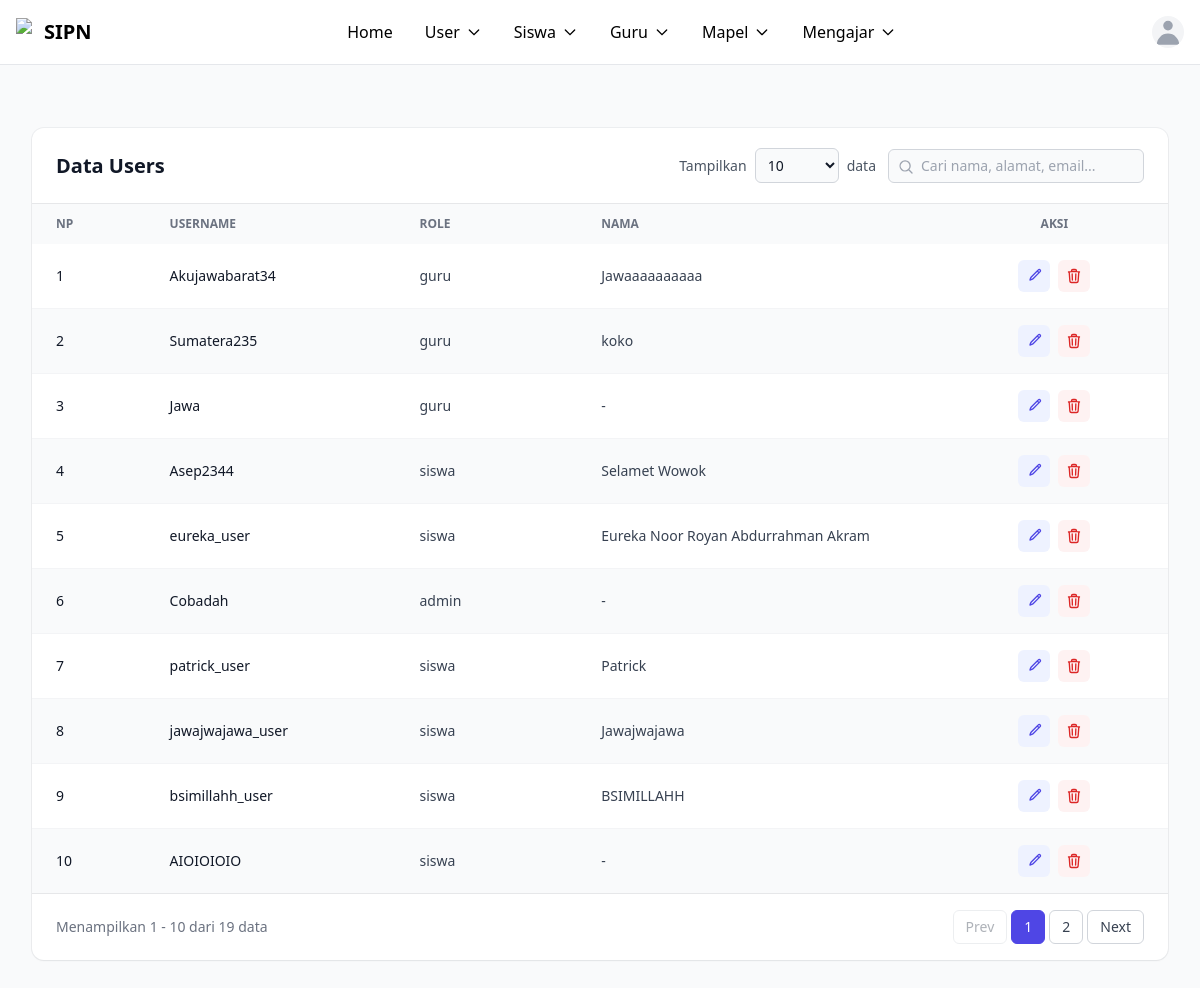
The page /table.php (signed in) on the database its author committed.
### tables this page shows
CREATE TABLE `users` (
  `id` int NOT NULL,
  `username` varchar(50) NOT NULL,
  `password` varchar(255) NOT NULL,
  `role` enum('admin','guru','siswa') NOT NULL,
  `created_at` timestamp NOT NULL
);

### auth.php (called while the page is built, shortened)
<?php
function current_user(): ?array
{
    return isset($_SESSION['user']) && is_array($_SESSION['user']) ? $_SESSION['user'] : null;
}
?>

### table.php (the view, shortened to what this page needs)
<?php require_once __DIR__ . '/auth.php'; require_admin(); ?>
<!DOCTYPE html>
<html lang="en">
<head>
  <script src="https://cdn.tailwindcss.com"></script>
</head>
<body class="bg-gray-50 antialiased">
<?php
include "navbar.php";
include __DIR__ . "/kon.php";
$data = [];
$sql = "SELECT
            u.id,
            u.username,
            u.role,
            COALESCE(s.nama, g.nama, '-') AS nama
        FROM users u
        LEFT JOIN siswa s ON u.id = s.users_id
        LEFT JOIN guru g ON u.id = g.user_id
        ORDER BY u.id DESC";
$hasil = mysqli_query($conn, $sql);
while ($row = mysqli_fetch_assoc($hasil)) {
    $data[] = $row;
}
?>
<main class="mx-auto max-w-7xl px-4 pt-32 pb-10 sm:px-6 lg:px-8">
    <div class="bg-white shadow-sm ring-1 ring-gray-900/5 rounded-xl">
        <div class="flex flex-col gap-3 px-6 py-5 border-b border-gray-900/10 sm:flex-row sm:items-center sm:justify-between">
            <h1 class="text-xl font-bold text-gray-900">Data Users</h1>
            <div class="flex flex-col gap-3 sm:flex-row sm:items-center">
                <div class="flex items-center gap-2">
                    <label for="showEntries" class="text-sm text-gray-600 whitespace-nowrap">Tampilkan</label>
                    <select id="showEntries" class="rounded-md bg-gray-50 border border-gray-300 text-sm text-gray-900 px-2 py-1.5 outline-none focus:ring-2 focus:ring-indigo-600">
                        <option value="10" selected>10</option>
                    </select>
                    <span class="text-sm text-gray-600 whitespace-nowrap">data</span>
                </div>
                <div class="relative">
                    <svg class="absolute left-2.5 top-2.5 size-4 text-gray-400" fill="none" viewBox="0 0 24 24" stroke-width="2" stroke="currentColor"><path stroke-linecap="round" stroke-linejoin="round" d="m21 21-5.2-5.2m0 0a7.5 7.5 0 1 0-10.6-10.6 7.5 7.5 0 0 0 10.6 10.6Z" /></svg>
                    <input id="searchInput" type="text" placeholder="Cari nama, alamat, email..." class="w-full sm:w-64 rounded-md bg-gray-50 border border-gray-300 pl-8 pr-3 py-1.5 text-sm text-gray-900 outline-none focus:ring-2 focus:ring-indigo-600">
                </div>
            </div>
        </div>
        <div class="relative overflow-x-auto">
            <table class="w-full min-w-[720px] table-fixed text-sm text-left text-gray-700">
                <colgroup>
                    <col class="w-[10%]">
                    <col class="w-[22%]">
                    <col class="w-[16%]">
                    <col class="w-[32%]">
                    <col class="w-[20%]">
                </colgroup>
                <thead class="bg-gray-50 text-xs uppercase text-gray-500">
                    <tr>
                        <th scope="col" class="px-6 py-3 font-semibold">Np</th>
                        <th scope="col" class="px-6 py-3 font-semibold">Username</th>
                        <th scope="col" class="px-6 py-3 font-semibold">Role</th>
                        <th scope="col" class="px-6 py-3 font-semibold">Nama</th>
                        <th scope="col" class="px-6 py-3 font-semibold text-center">Aksi</th>
                    </tr>
                </thead>
                <tbody id="tableBody" class="divide-y divide-gray-100">
                    <?php
                    $no = 1;
                    foreach ($data as $user):
                    ?>
                    <tr class="odd:bg-white even:bg-gray-50 hover:bg-indigo-50/60 transition-colors">
                        <td class="px-6 py-4 font-medium text-gray-900"><?php echo $no++; ?></td>
                        <td class="px-6 py-4 font-medium text-gray-900 truncate" title="<?php echo ($user['username'] ?? ''); ?>"><?php echo ($user['username'] ?? ''); ?></td>
                        <td class="px-6 py-4 whitespace-nowrap"><?php echo ($user['role'] ?? ''); ?></td>
                        <td class="px-6 py-4 truncate" title="<?php echo ($user['nama'] ?? ''); ?>"><?php echo ($user['nama'] ?? ''); ?></td>
                        <td class="px-6 py-4">
                            <div class="flex items-center justify-center gap-2">
                                <a href="edit.php?id=<?php echo $user['id']; ?>&page=table.php" title="Edit" aria-label="Edit"
                                   class="inline-flex items-center justify-center size-8 rounded-md bg-indigo-50 text-indigo-600 hover:bg-indigo-600 hover:text-white transition-colors">
                                    <svg class="size-4" fill="none" viewBox="0 0 24 24" stroke-width="2" stroke="currentColor">
                                        <path stroke-linecap="round" stroke-linejoin="round" d="m16.862 4.487 1.687-1.688a1.875 1.875 0 1 1 2.652 2.652L10.582 16.07a4.5 4.5 0 0 1-1.897 1.13L6 18l.8-2.685a4.5 4.5 0 0 1 1.13-1.897l8.932-8.931Zm0 0L19.5 7.125" />
                                    </svg>
                                </a>
                                <a href="delete.php?id=<?php echo $user['id']; ?>&page=table.php" title="Hapus" aria-label="Hapus"
                                   onclick="return confirm('Yakin ingin menghapus data ini?')"
                                   class="inline-flex items-center justify-center size-8 rounded-md bg-red-50 text-red-600 hover:bg-red-600 hover:text-white transition-colors">
                                </a>
                            </div>
                        </td>
                    </tr>
                    <?php endforeach; ?>
                </tbody>
            </table>
        </div>
        <div class="flex flex-col gap-3 px-6 py-4 border-t border-gray-900/10 sm:flex-row sm:items-center sm:justify-between">
            <p id="entriesInfo" class="text-sm text-gray-500"></p>
            <div id="paginationControls" class="flex items-center gap-1"></div>
        </div>
    </div>
</main>
</body>
</html>

### navbar.php (shortened to what this page needs)
<?php
require_once __DIR__ . '/auth.php';
$currentUser = current_user();
?>
<!DOCTYPE html>
<html lang="en">
<head>
  <script src="https://cdn.tailwindcss.com"></script>
</head>
<body>
<nav class="bg-white fixed w-full z-20 top-0 start-0 border-b border-default">
    <div class="flex flex-wrap justify-between items-center mx-auto max-w-screen-xl p-4">
        <a href="table.php" class="flex items-center space-x-3 rtl:space-x-reverse">
            <img src="https://encrypted-tbn0.gstatic.com/images?q=tbn:ANd9GcRdGVkppsfwNB0d2JxYA8hfHtTQQd_tcevK1KQzO6m7yQ&s" class="h-7" />
            <span class="self-center text-xl font-semibold whitespace-nowrap text-heading">SIPN</span>
        </a>
        <div class="flex items-center order-2 space-x-3 md:order-3 rtl:space-x-reverse">
            <button type="button" class="flex text-sm bg-neutral-primary rounded-full focus:ring-4 focus:ring-neutral-tertiary" id="user-menu-button" aria-expanded="false" data-dropdown-toggle="user-dropdown" data-dropdown-placement="bottom">
                <svg class="w-8 h-8 rounded-full text-gray-400 bg-gray-100" aria-hidden="true" xmlns="http://www.w3.org/2000/svg" fill="currentColor" viewBox="0 0 20 20">
                    <path fill-rule="evenodd" d="M10 9a3 3 0 1 0 0-6 3 3 0 0 0 0 6Zm-7 9a7 7 0 1 1 14 0H3Z" clip-rule="evenodd"/>
                </svg>
            </button>
        </div>
        <div id="navbar-menu" class="items-center justify-between hidden w-full md:flex md:w-auto md:order-1">
            <ul class="flex flex-col mt-4 font-medium md:flex-row md:mt-0 md:space-x-8 rtl:space-x-reverse">
                <?php if ($currentUser && $currentUser['role'] === 'admin'): ?>
                <li><a href="table.php" class="block py-2 px-3 text-heading hover:text-fg-brand border-b border-light hover:bg-neutral-secondary-soft md:hover:bg-transparent md:border-0 md:hover:text-fg-brand md:p-0" aria-current="page">Home</a></li>
                <?php endif; ?>
                <?php if ($currentUser && $currentUser['role'] === 'admin'): ?>
                <li>
                    <button id="dropdownUserButton" data-dropdown-toggle="dropdownUser" type="button" class="flex items-center justify-between w-full py-2 px-3 font-medium text-heading border-b border-light md:w-auto hover:bg-neutral-secondary-soft md:hover:bg-transparent md:border-0 md:hover:text-fg-brand md:p-0">
                        User
                        <svg class="w-4 h-4 ms-1.5" aria-hidden="true" xmlns="http://www.w3.org/2000/svg" width="24" height="24" fill="none" viewBox="0 0 24 24"><path stroke="currentColor" stroke-linecap="round" stroke-width="2" d="m19 9-7 7-7-7"/></svg>
                    </button>
                </li>
                <li>
                    <button id="dropdownSiswaButton" data-dropdown-toggle="dropdownSiswa" type="button" class="flex items-center justify-between w-full py-2 px-3 font-medium text-heading border-b border-light md:w-auto hover:bg-neutral-secondary-soft md:hover:bg-transparent md:border-0 md:hover:text-fg-brand md:p-0">
                        Siswa
                        <svg class="w-4 h-4 ms-1.5" aria-hidden="true" xmlns="http://www.w3.org/2000/svg" width="24" height="24" fill="none" viewBox="0 0 24 24"><path stroke="currentColor" stroke-linecap="round" stroke-width="2" d="m19 9-7 7-7-7"/></svg>
                    </button>
                </li>
                <li>
                    <button id="dropdownGuruButton" data-dropdown-toggle="dropdownGuru" type="button" class="flex items-center justify-between w-full py-2 px-3 font-medium text-heading border-b border-light md:w-auto hover:bg-neutral-secondary-soft md:hover:bg-transparent md:border-0 md:hover:text-fg-brand md:p-0">
                        Guru
                        <svg class="w-4 h-4 ms-1.5" aria-hidden="true" xmlns="http://www.w3.org/2000/svg" width="24" height="24" fill="none" viewBox="0 0 24 24"><path stroke="currentColor" stroke-linecap="round" stroke-width="2" d="m19 9-7 7-7-7"/></svg>
                    </button>
                </li>
                <li>
                    <button id="dropdownMapelButton" data-dropdown-toggle="dropdownMapel" type="button" class="flex items-center justify-between w-full py-2 px-3 font-medium text-heading border-b border-light md:w-auto hover:bg-neutral-secondary-soft md:hover:bg-transparent md:border-0 md:hover:text-fg-brand md:p-0">
                        Mapel
                        <svg class="w-4 h-4 ms-1.5" aria-hidden="true" xmlns="http://www.w3.org/2000/svg" width="24" height="24" fill="none" viewBox="0 0 24 24"><path stroke="currentColor" stroke-linecap="round" stroke-linejoin="round" stroke-width="2" d="m19 9-7 7-7-7"/></svg>
                    </button>
                </li>
                <li>
                    <button id="dropdownMengajarButton" data-dropdown-toggle="dropdownMengajar" type="button" class="flex items-center justify-between w-full py-2 px-3 font-medium text-heading border-b border-light md:w-auto hover:bg-neutral-secondary-soft md:hover:bg-transparent md:border-0 md:hover:text-fg-brand md:p-0">
                        Mengajar
                        <svg class="w-4 h-4 ms-1.5" aria-hidden="true" xmlns="http://www.w3.org/2000/svg" width="24" height="24" fill="none" viewBox="0 0 24 24"><path stroke="currentColor" stroke-linecap="round" stroke-width="2" d="m19 9-7 7-7-7"/></svg>
                    </button>
                </li>
                <?php endif; ?>
            </ul>
        </div>
    </div>
</nav>
</body>
</html>

### rows shown on the page
users: username "Akujawabarat34", role "guru", nama "Jawaaaaaaaaaa"
users: username "Sumatera235", role "guru", nama "koko"
users: username "Jawa", role "guru", nama "-"
users: username "Asep2344", role "siswa", nama "Selamet Wowok"
users: username "eureka_user", role "siswa", nama "Eureka Noor Royan Abdurrahman Akram"
users: username "Cobadah", role "admin", nama "-"
users: username "patrick_user", role "siswa", nama "Patrick"
users: username "jawajwajawa_user", role "siswa", nama "Jawajwajawa"
users: username "bsimillahh_user", role "siswa", nama "BSIMILLAHH"
users: username "AIOIOIOIO", role "siswa", nama "-"
